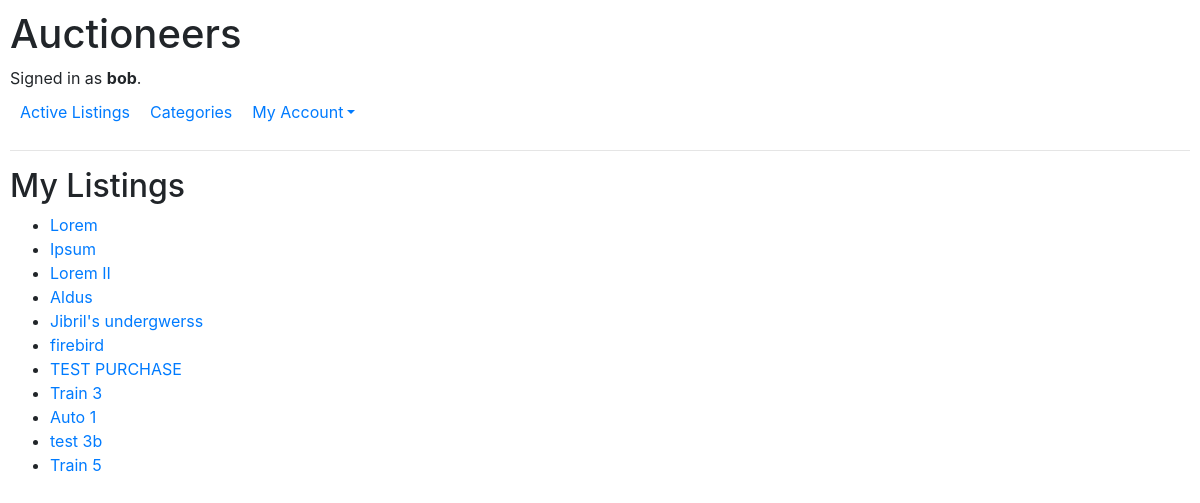
The page /selling/ (signed in) on the database its author committed.
### auctions/models.py (models this page shows, shortened)
class User(AbstractUser):
    watchlist = models.ManyToManyField("Auction_Listing", related_name="watched_by", blank=True)
    purchases = models.ManyToManyField("Auction_Listing", related_name="purchased_by", blank=True)

class Auction_Listing(models.Model):
    category = models.ForeignKey(Category, on_delete=models.PROTECT, related_name="listings")
    title = models.CharField(max_length = 25)
    description = models.TextField()
    image = models.FileField(upload_to="media/", blank=False, default="media/placeholder.jpg")
    quantity = models.IntegerField()
    price = models.DecimalField(max_digits=10, decimal_places=2)
    current_bid = models.ForeignKey("Bid", on_delete=models.PROTECT, related_name="listings", null=True, blank=True)
    seller = models.ForeignKey(User, on_delete=models.CASCADE, related_name="listings")
    timestamp = models.DateTimeField(auto_now_add=True)
    closing_time = models.DateTimeField(blank=False)
    is_open = models.BooleanField(default=True)

### auctions/views.py (the view)
# urls.py: path("selling/", views.selling, name="selling"),
def selling(request):
    if request.user.is_authenticated:
        listings = Auction_Listing.objects.filter(seller=request.user)
        message = ""
        if not listings.exists():
            message = "No active listings found"
        return render(request, "auctions/selling.html", {
            "listings": listings,
            "message": message,
        })

### auctions/templates/auctions/selling.html (shortened to what this page needs)
{% extends "auctions/layout.html" %}
{% block body %}
    <h2>My Listings</h2>
    <div>
        <ul>
            {% for listing in listings %}
                <li>
                    <a href="{% url 'listing_detail' listing.id %}">{{ listing.title }}</a>
                </li>
            {% endfor %}
        </ul>
    </div>
{% endblock %}

### auctions/templates/auctions/layout.html (shortened to what this page needs)
{% load static %}
<!DOCTYPE html>
<html lang="en">
    <head>
        <link rel="stylesheet" href="https://stackpath.bootstrapcdn.com/bootstrap/4.4.1/css/bootstrap.min.css">
        <link href="{% static 'auctions/styles.css' %}" rel="stylesheet">
    </head>
    <body>
        <h1>Auctioneers</h1>
        <div>
            {% if user.is_authenticated %}
                Signed in as <strong>{{ user.username }}</strong>.
            {% else %}
                Not signed in.
            {% endif %}
        </div>
        <ul class="nav">
            <li class="nav-item">
                <a class="nav-link" href="{% url 'index' %}">Active Listings</a>
            </li>
            <li>
                <a class="nav-link" href="{% url 'categories' %}">Categories</a>
            </li>
            {% if user.is_authenticated %}
                <li class="nav-item dropdown">
                    <a href="#" class="nav-link dropdown-toggle">My Account</a>
                </li>
            {% endif %}
        </ul>
        <hr>
        {% block body %}
        {% endblock %}
    </body>
</html>

### auctions/static/auctions/styles.css (style rules this page uses)
body { padding: 10px; }
.nav-link { text-decoration: none; padding: 10px; border-radius: 5px; }

### rows shown on the page
User: username "bob"
Auction_Listing: title "Lorem"
Auction_Listing: title "Ipsum"
Auction_Listing: title "Lorem II"
Auction_Listing: title "Aldus"
Auction_Listing: title "Jibril's undergwerss"
Auction_Listing: title "firebird"
Auction_Listing: title "TEST PURCHASE"
Auction_Listing: title "Train 3"
Auction_Listing: title "Auto 1"
Auction_Listing: title "test 3b"
Auction_Listing: title "Train 5"
